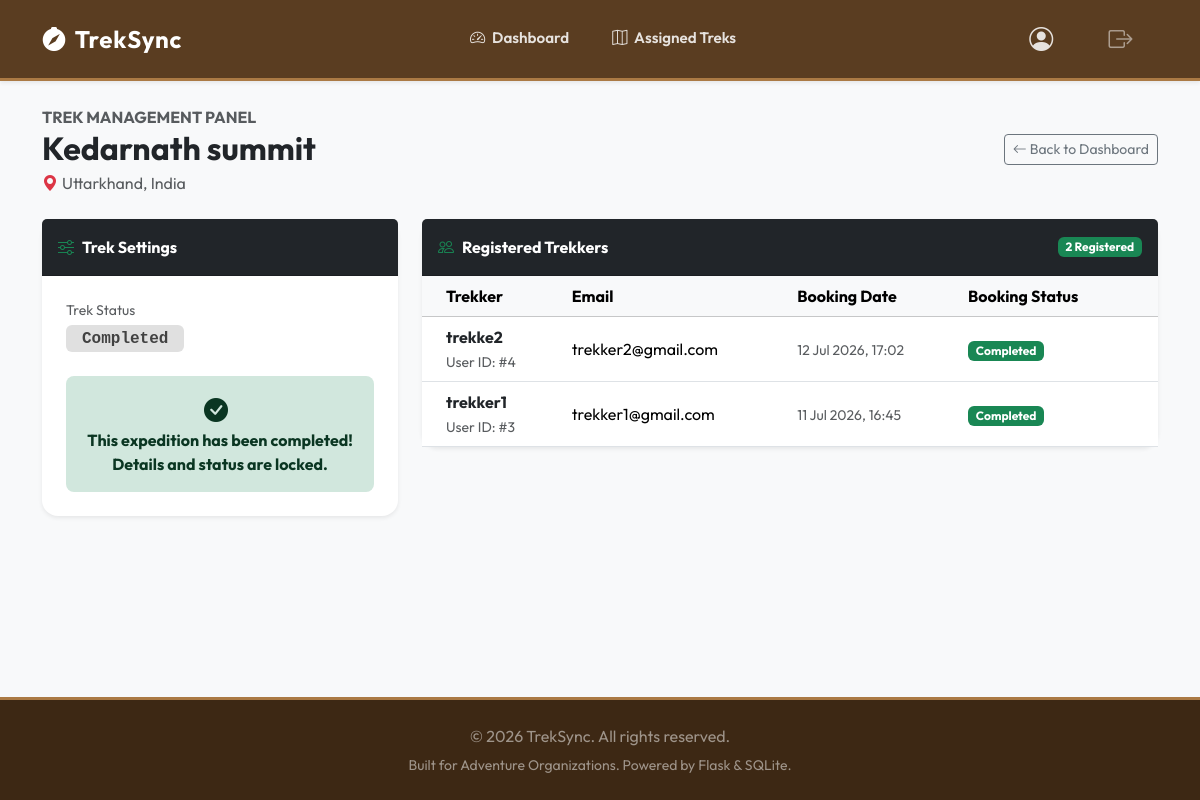
Page /staff/trek/1 (signed in) on the earlier database version.
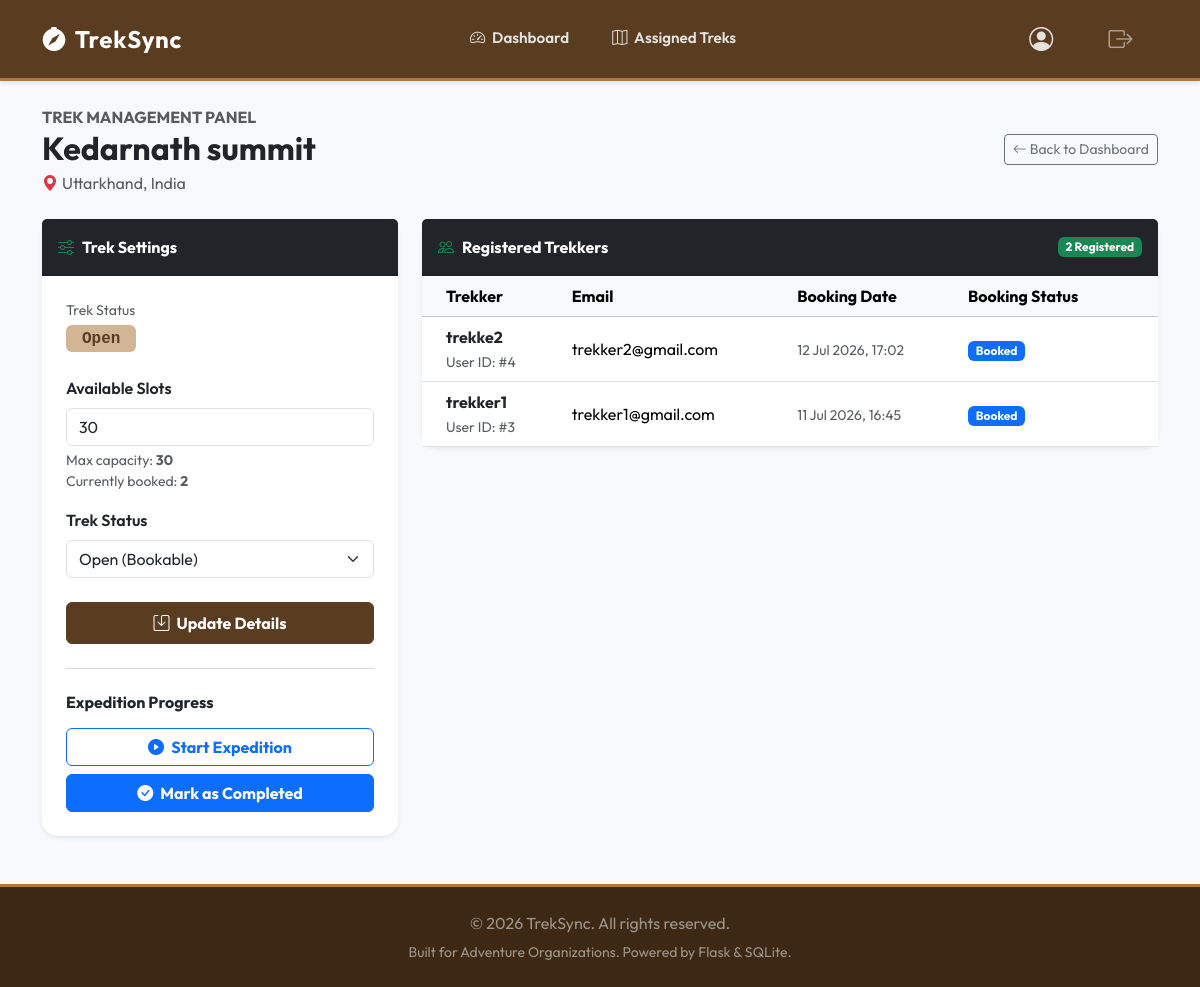
Same page on the later database version.
### models.py (models this page shows, shortened)
class Trek(db.Model):
    __tablename__ = 'trek'
    id = db.Column(db.Integer, primary_key=True)
    name = db.Column(db.String(100), nullable=False)
    location = db.Column(db.String(100), nullable=False)
    difficulty = db.Column(db.String(20), nullable=False)  # 'Easy', 'Moderate', 'Hard'
    duration = db.Column(db.Integer, nullable=False)  # in days
    max_slots = db.Column(db.Integer, nullable=False)
    available_slots = db.Column(db.Integer, nullable=False)
    staff_id = db.Column(db.Integer, db.ForeignKey('user.id'), nullable=True)  # Assigned staff
    status = db.Column(db.String(20), default='Pending')  # 'Pending', 'Approved', 'Open', 'Closed', 'Completed'
    start_date = db.Column(db.Date, nullable=False)
    end_date = db.Column(db.Date, nullable=False)
    staff = db.relationship('User', back_populates='assigned_treks', foreign_keys=[staff_id])
    bookings = db.relationship('Booking', back_populates='trek', cascade="all, delete-orphan")

class Booking(db.Model):
    __tablename__ = 'booking'
    id = db.Column(db.Integer, primary_key=True)
    user_id = db.Column(db.Integer, db.ForeignKey('user.id'), nullable=False)
    trek_id = db.Column(db.Integer, db.ForeignKey('trek.id'), nullable=False)
    booking_date = db.Column(db.DateTime, default=datetime.utcnow)
    status = db.Column(db.String(20), default='Booked')  # 'Booked', 'Cancelled', 'Completed'
    user = db.relationship('User', back_populates='bookings')
    trek = db.relationship('Trek', back_populates='bookings')

class User(db.Model, UserMixin):
    __tablename__ = 'user'
    id = db.Column(db.Integer, primary_key=True)
    username = db.Column(db.String(80), unique=True, nullable=False)
    email = db.Column(db.String(120), unique=True, nullable=False)
    password_hash = db.Column(db.String(255), nullable=False)
    role = db.Column(db.String(20), nullable=False)  # 'admin', 'staff', 'trekker'
    is_active = db.Column(db.Boolean, default=True)  # Admin can deactivate
    is_blacklisted = db.Column(db.Boolean, default=False)  # Admin can blacklist
    profile = db.relationship('StaffProfile', back_populates='user', uselist=False, cascade="all, delete-orphan")
    bookings = db.relationship('Booking', back_populates='user', cascade="all, delete-orphan")
    assigned_treks = db.relationship('Trek', back_populates='staff', foreign_keys='Trek.staff_id')

### app.py (the view)
@app.route('/staff/trek/<int:trek_id>')
@login_required
@staff_required
def staff_trek_detail(trek_id):
    trek = Trek.query.get_or_404(trek_id)
    if trek.staff_id != current_user.id:
        flash('Access denied. You are not assigned to manage this trek.', 'error')
        return redirect(url_for('staff_dashboard'))
    bookings = Booking.query.filter_by(trek_id=trek.id).order_by(Booking.booking_date.desc()).all()
    booked_count = Booking.query.filter_by(trek_id=trek.id, status='Booked').count()
    return render_template('staff/trek_detail.html', trek=trek, bookings=bookings, booked_count=booked_count)

### app.py (called while the page is built)
@login_manager.user_loader
def load_user(user_id):
    return User.query.get(int(user_id))

def staff_required(f):
    @wraps(f)
    def decorated_function(*args, **kwargs):
        if not current_user.is_authenticated or current_user.role != 'staff':
            flash('Access denied. Staff role required.', 'error')
            return redirect(url_for('home'))
        profile = StaffProfile.query.filter_by(user_id=current_user.id).first()
        if not profile or profile.status != 'approved':
            return redirect(url_for('pending_approval'))
        return f(*args, **kwargs)
    return decorated_function

### templates/staff/trek_detail.html (shortened to what the changed rows need)
{% extends "base.html" %}
{% block content %}
<div class="container">
    <div class="d-flex flex-column flex-md-row justify-content-between align-items-md-center gap-3 mb-4">
        <div>
            <span class="text-uppercase text-muted font-size-xs fw-bold tracking-wider">Trek Management Panel</span>
            <h1 class="h2 fw-bold mb-1">{{ trek.name }}</h1>
            <p class="text-muted mb-0"><i class="bi bi-geo-alt-fill text-danger me-1"></i>{{ trek.location }}</p>
        </div>
    </div>
    <div class="row g-4">
        <div class="col-lg-4">
            <div class="card border-0 shadow-sm mb-4">
                <div class="card-body p-4">
                    <div class="mb-4">
                        <small class="text-muted d-block">Trek Status</small>
                        <span class="badge status-{{ trek.status.lower() }} fs-6 py-1.5 px-3 mt-1 font-monospace">
                            {{ trek.status }}
                        </span>
                    </div>
                    {% if trek.status == 'Completed' %}
                        <div class="alert alert-success text-center border-0 py-3 mb-0 fw-bold rounded-3">
                            <i class="bi bi-check-circle-fill me-2 fs-4"></i><br>
                            This expedition has been completed!<br>
                            Details and status are locked.
                        </div>
                    {% else %}
                        <form action="{{ url_for('staff_update_trek', trek_id=trek.id) }}" method="POST" class="mb-4">
                            <div class="mb-3">
                                <label for="available_slots" class="form-label fw-semibold">Available Slots</label>
                                <input type="number" class="form-control" id="available_slots" name="available_slots"
                                       value="{{ trek.available_slots }}"
                                       min="0" max="{{ trek.max_slots }}" required>
                                <div class="form-text">
                                    Max capacity: <strong>{{ trek.max_slots }}</strong><br>
                                    Currently booked: <strong>{{ booked_count }}</strong>
                                </div>
                            </div>
                            <div class="mb-4">
                                <label for="status" class="form-label fw-semibold">Trek Status</label>
                                <select class="form-select" id="status" name="status" required>
                                    <option value="Open" {% if trek.status == 'Open' %}selected{% endif %}>Open (Bookable)</option>
                                </select>
                            </div>
                            <button type="submit" class="btn btn-success w-100 py-2 fw-bold">
                                <i class="bi bi-save me-1"></i> Update Details
                            </button>
                        </form>
                        <hr class="text-muted">
                        <div class="mt-4">
                            <h6 class="fw-bold mb-3 text-dark">Expedition Progress</h6>
                            <div class="d-grid gap-2">
                                <form action="{{ url_for('staff_start_trek', trek_id=trek.id) }}" method="POST">
                                    <button type="submit" class="btn btn-outline-primary w-100 py-2.5 fw-bold"
                                            onclick="return confirm('Are you sure you want to start this trek? This will close bookings.');">
                                        <i class="bi bi-play-circle-fill me-1"></i> Start Expedition
                                    </button>
                                </form>
                                <form action="{{ url_for('staff_complete_trek', trek_id=trek.id) }}" method="POST">
                                    <button type="submit" class="btn btn-primary w-100 py-2.5 fw-bold"
                                            onclick="return confirm('Are you sure you want to mark this trek as completed? This will update all active bookings to Completed status.');">
                                        <i class="bi bi-check-circle-fill me-1"></i> Mark as Completed
                                    </button>
                                </form>
                            </div>
                        </div>
                    {% endif %}
                </div>
            </div>
        </div>
        <div class="col-lg-8">
            <div class="card border-0 shadow-sm">
                <div class="card-body p-0">
                    {% if bookings %}
                        <div class="table-responsive">
                            <table class="table table-hover align-middle mb-0">
                                <thead class="table-light">
                                    <tr>
                                        <th class="ps-4">Trekker</th>
                                        <th>Email</th>
                                        <th>Booking Date</th>
                                        <th class="pe-4">Booking Status</th>
                                    </tr>
                                </thead>
                                <tbody>
                                    {% for booking in bookings %}
                                        <tr>
                                            <td class="ps-4 font-semibold">
                                                <div class="fw-bold text-dark">{{ booking.user.username }}</div>
                                                <small class="text-muted">User ID: #{{ booking.user.id }}</small>
                                            </td>
                                            <td>{{ booking.user.email }}</td>
                                            <td>
                                                <small class="text-muted">
                                                    {{ booking.booking_date.strftime('%d %b %Y, %H:%M') }}
                                                </small>
                                            </td>
                                            <td class="pe-4">
                                                <span class="badge text-capitalize
                                                    {% if booking.status == 'booked' or booking.status == 'Booked' %}bg-primary
                                                    {% elif booking.status == 'cancelled' or booking.status == 'Cancelled' %}bg-danger
                                                    {% else %}bg-success{% endif %}">
                                                    {{ booking.status }}
                                                </span>
                                            </td>
                                        </tr>
                                    {% endfor %}
                                </tbody>
                            </table>
                        </div>
                    {% else %}
                        <div class="p-5 text-center text-muted">
                            <i class="bi bi-people-fill fs-1 mb-2 d-block"></i>
                            No trekkers have booked this expedition yet.
                        </div>
                    {% endif %}
                </div>
            </div>
        </div>
    </div>
</div>
{% endblock %}

Differences in the rows shown:
changed Trek "Kedarnath summit": status "Completed" → "Open"; available_slots (not shown) → "30"; max_slots (not shown) → "30"; status (not shown) → "Open (Bookable)"
changed Booking "12 Jul 2026, 17:02": status "Completed" → "Booked"
changed Booking "11 Jul 2026, 16:45": status "Completed" → "Booked"
Other differences:
{{ booked_count }}: (not shown) → "2"
text no longer shown: "This expedition has been completed! Details and status are locked."
text now shown: "Available Slots Max capacity: Currently booked: Trek Status Update Details Expedition Progress Start Expedition Mark as Completed"
